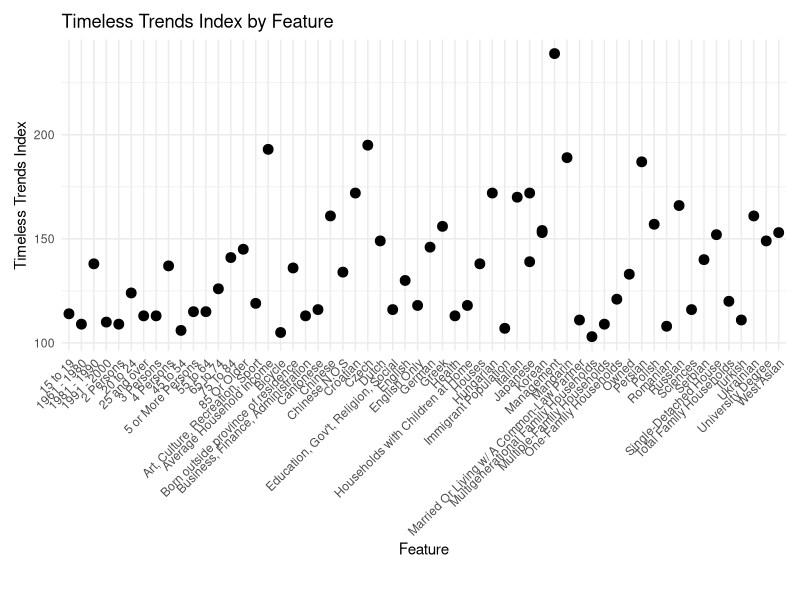
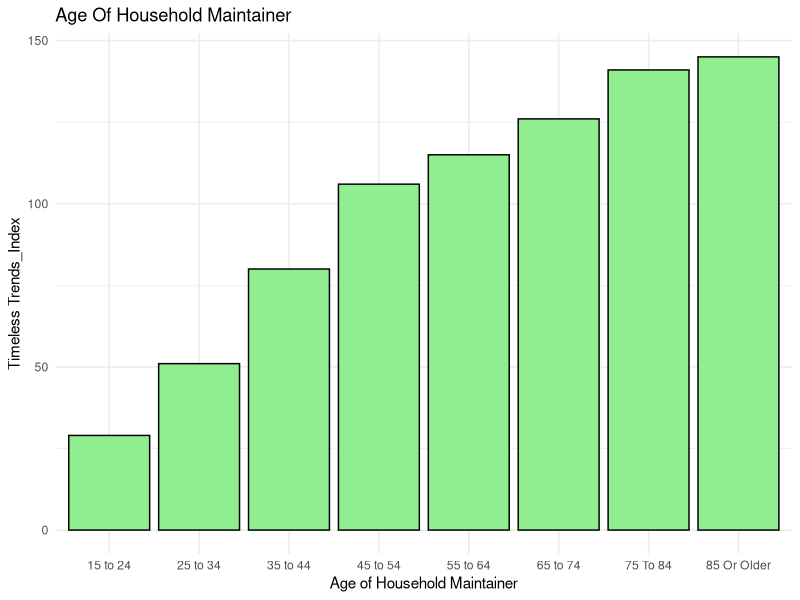
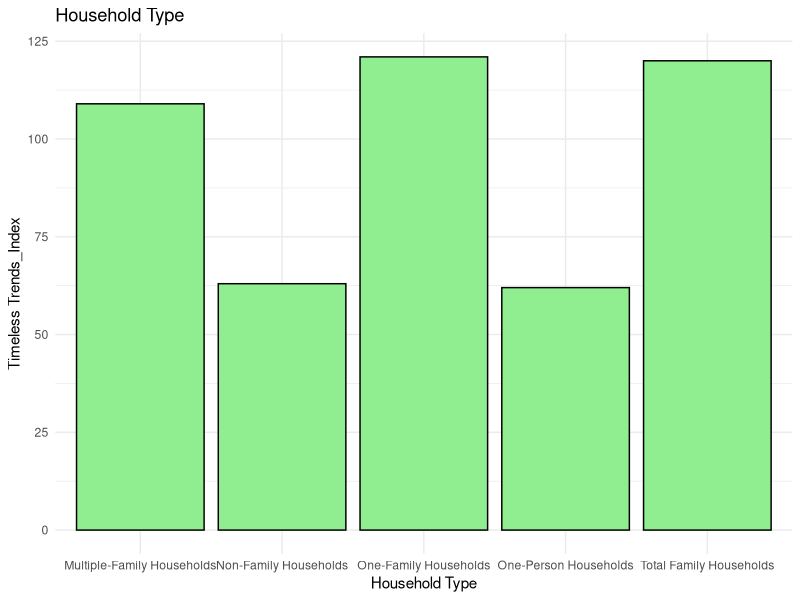
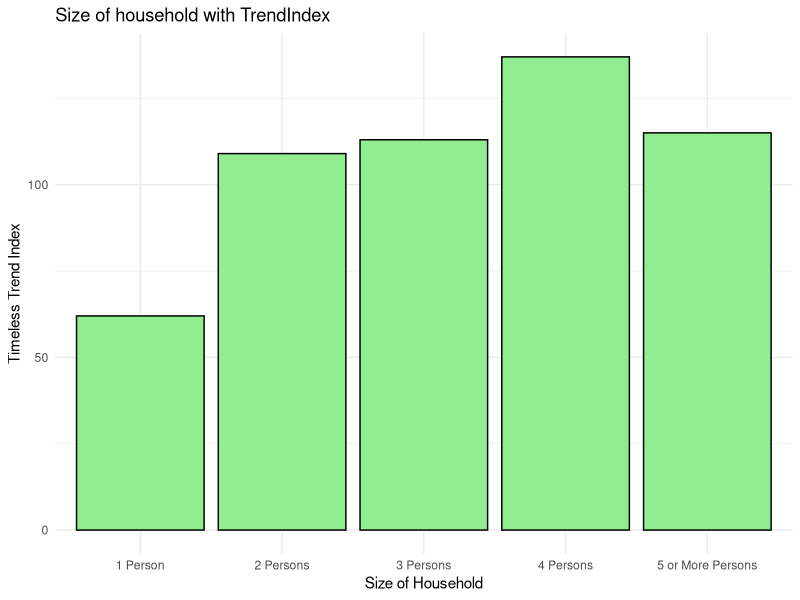
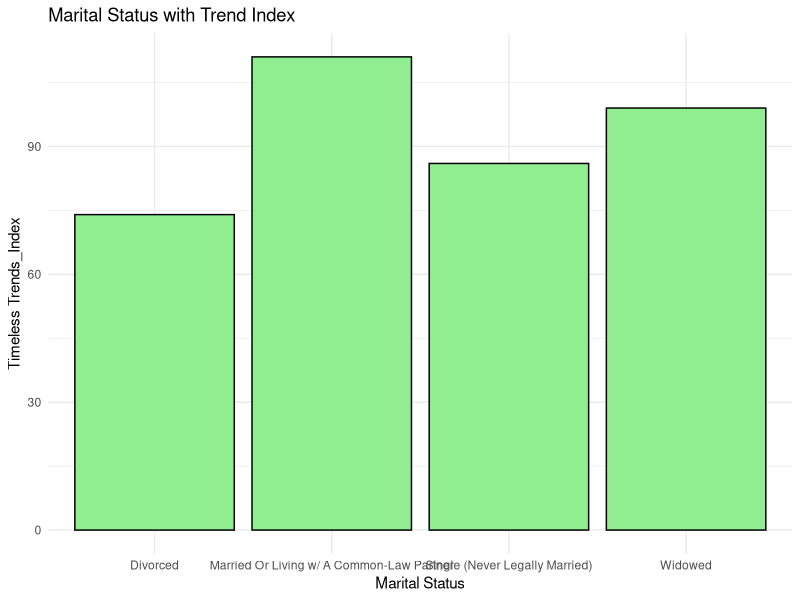
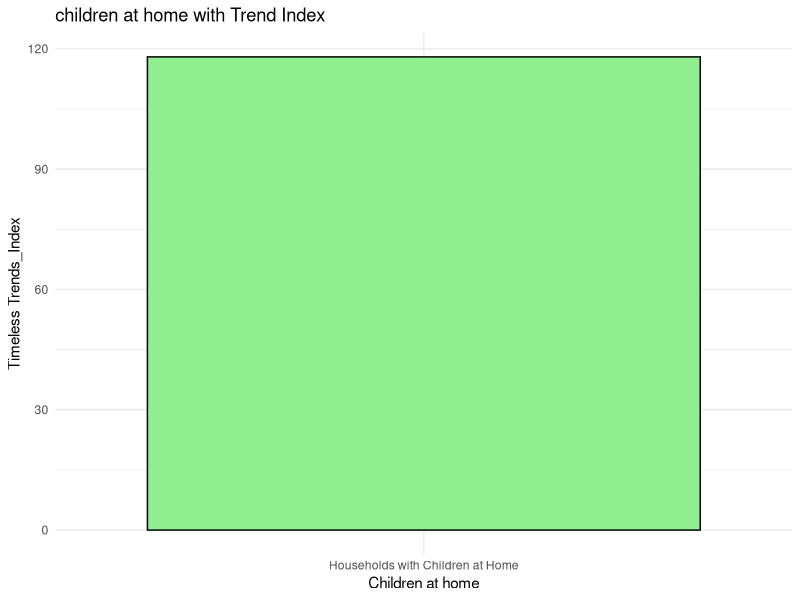
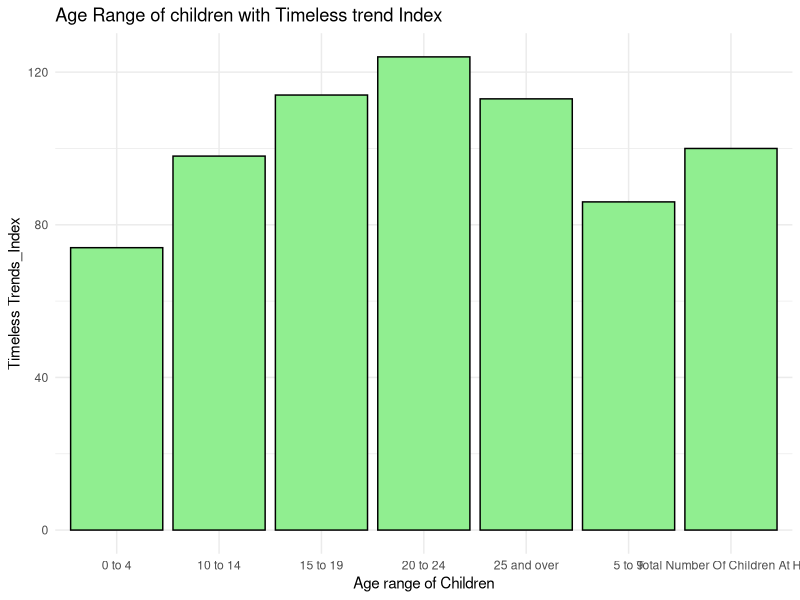
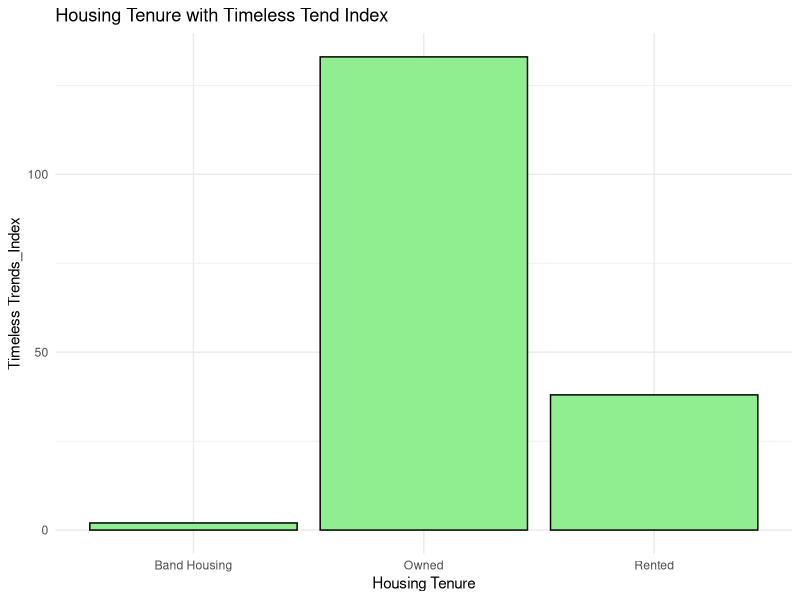

Source code (R) for these figures, in order:
## ---- chunk 1
knitr::opts_chunk$set(echo = TRUE)
## ---- chunk 2
library(readxl)
library(dplyr)
library(ggplot2)
#import the file
envronics<-read_excel("EnvironicsAnalytics_Supplementary_DemoStats - Target Group.xlsx",skip = 3)

## ---- chunk 3
# Counting the Timeless Index, where index is more than average
More_than_average_Timeless_Index_count<-sum(envronics$`Timeless Trends_Index`>100)
print(More_than_average_Timeless_Index_count)

#Getting the dataset with Timeless Index  is more than average and Plot that using ggplot
Timeless_Index_Higher_details<-envronics %>% 
                               select(Features,Timeless_Trends_Count,`Timeless Trends%`,`Timeless Trends% Pen`,`Timeless Trends_Index`) %>% 
                              filter(envronics$`Timeless Trends_Index`>100)
print(Timeless_Index_Higher_details)
## ---- chunk 4
ggplot(Timeless_Index_Higher_details, aes(x=Features,y=`Timeless Trends_Index`)) +
  geom_point(fill = "lightgreen", color = "black",size=3) +
  theme_minimal() +
  theme(
    axis.text.x = element_text(angle = 45, hjust = 1),
    plot.margin = margin(10, 10, 30, 10)
  ) +
  labs(
    title = "Timeless Trends Index by Feature",
    x = "Feature",
    y = "Timeless Trends Index")
## ---- chunk 5
#creating a dataset with Age of Household Maintainer
Age_of_household_maintainer<-filter(envronics, Features %in% c("15 to 24","25 to 34",
"35 to 44","45 to 54","55 to 64","65 to 74","75 To 84","85 Or Older"))

ggplot(Age_of_household_maintainer, aes(x=Features,y=`Timeless Trends_Index`)) +
  geom_col(fill = "lightgreen", color = "black") +
 labs(title = "Age Of Household Maintainer",
   x = "Age of Household Maintainer")+
   #    y = "Passenger Count") 
  theme_minimal()
#Getting the count of higher average index based on Age of household maintainer
More_than_average_age_Househld_maintainer=0
More_than_average_age_Househld_maintainer<-sum(Age_of_household_maintainer$`Timeless Trends_Index`>100)
print(More_than_average_age_Househld_maintainer)

## ---- chunk 6
#Creating a dataframe with house hold type
Household_Type<- filter(envronics,Features %in% c("Total Family Households","One-Family Households","Multigenerational Family Households
","Multiple-Family Households","Non-Family Households","One-Person Households","Two-Or-More-Person Households
"))
#Inference:-One family household is having high index
ggplot(Household_Type, aes(x=Features,y=`Timeless Trends_Index`)) +
  geom_col(fill = "lightgreen", color = "black") +
  labs(title = "Household Type",
       x = "Household Type")+
  #    y = "Passenger Count") 
  theme_minimal()
## ---- chunk 7
#Creating a dataset with Size of household
Size_of_household <- filter(envronics, Features %in% c("1 Person","2 Persons","3 Persons","4 Persons","5 or More Persons"))

#from the plot bellow we could infer like 4 person famiy having high index
ggplot(Size_of_household, aes(x=Features,y=`Timeless Trends_Index`)) +
  geom_col(fill = "lightgreen", color = "black") +
  labs(title = "Size of household with TrendIndex",
       x = "Size of Household",
      y = "Timeless Trend Index") +
  theme_minimal()
#Counting the higher timeless trend Index based on Size of Household
More_than_avrg_size_of_household<-sum(Size_of_household$`Timeless Trends_Index`>100)
print(More_than_avrg_size_of_household)
## ---- chunk 8
#Creating a dataset with Marital status
Marital_Status<-filter(envronics,Features %in% c("Married Or Living w/ A Common-Law Partner","Single (Never Legally Married)","Separated
","Divorced","Widowed"))
#from the graph bellow we could infer like Married or leaving with a common low partner has greater value of index
ggplot(Marital_Status, aes(x=Features,y=`Timeless Trends_Index`)) +
  geom_col(fill = "lightgreen", color = "black") +
  labs(title = "Marital Status with Trend Index",
     x = "Marital Status")+
  #    y = "Passenger Count") 
  theme_minimal()
#Counting the higher timeless trend Index based on Marital Status
More_than_average_Marital_Status<-sum(Marital_Status$`Timeless Trends_Index`>100)
print(More_than_average_Marital_Status)
## ---- chunk 9
#Inference from bellow plot is that, household with children at home is having more than average Timeless Index
Children_at_Home<-filter(envronics,Features %in% c("Households with Children at Home"))
ggplot(Children_at_Home, aes(x=Features,y=`Timeless Trends_Index`)) +
  geom_col(fill = "lightgreen", color = "black") +
  labs(title = "children at home with Trend Index",
       x = "Children at home")+
  #    y = "Passenger Count") 
  theme_minimal()
More_than_average_children_at_home<-sum(Children_at_Home$`Timeless Trends_Index`>100)
print(More_than_average_children_at_home)

## ---- chunk 10
#Created a Dataframe with age of children at home
Age_of_Children_at_Home<-filter(envronics,Features %in% c("Total Number Of Children At Home",
"0 to 4",
"5 to 9",
"10 to 14",
"15 to 19",
"20 to 24",
"25 and over"
))
#Inference from Plot
#20-24 age range is the children having highest Timeless Trend Index 
ggplot(Age_of_Children_at_Home, aes(x=Features,y=`Timeless Trends_Index`)) +
  geom_col(fill = "lightgreen", color = "black") +
  labs(title = "Age Range of children with Timeless trend Index",
   x = "Age range of Children")+
  #    y = "Passenger Count") 
  theme_minimal()
#count of Timeless trend index having more than average value is listed 
More_than_average_age_children_at_home<-sum(Age_of_Children_at_Home$`Timeless Trends_Index`>100)
print(More_than_average_age_children_at_home)
## ---- chunk 11
# creating a dataset with Housing Tenure details
Housing_Tenure<-filter(envronics,Features %in% c("Owned",
                                                 "Rented","Band Housing"))
#Inference from Plot
#We can see person who owned the house is having higher Timeless Trend Index
ggplot(Housing_Tenure, aes(x=Features,y=`Timeless Trends_Index`)) +
  geom_col(fill = "lightgreen", color = "black") +
  labs(title = "Housing Tenure with Timeless Tend Index",
     x = "Housing Tenure")+
  #    y = "Passenger Count") 
  theme_minimal()
#count of Timeless trend index having more than average value in this group is listed 
More_than_avg_housing_tenur<-sum(Housing_Tenure$`Timeless Trends_Index`>100)
print(More_than_avg_housing_tenur)
## ---- chunk 12
#Creating a dataset with Housing Type
Housing_Type<-filter(envronics, Features %in% c("Houses",
                                                "Single-Detached House",
                                                "Semi-Detached House",
                                                "Row House",
                                                "Apartments",
                                                "High-rise (5+ Floors)",
                                                "Low-rise (<5 Floors)",
                                                "Detached Duplex",
                                                "Other Dwelling Types"
))
#Ploting graph
#Person with single Detached house is having higher Timeless Trend index
ggplot(Housing_Type, aes(x=Features,y=`Timeless Trends_Index`)) +
  geom_col(fill = "lightgreen", color = "black") +
  labs(title = "Housing type with Timeless Trend Index", 
    x = "Housing Type") +
  #    y = "Passenger Count") 
  theme_minimal()
#count of Timeless trend index having more than average value in this group is listed 
More_than_avg_house_type<-sum(Housing_Type$`Timeless Trends_Index`>100)
print(More_than_avg_house_type)

## ---- chunk 13
#Creating a Dataset with Housing period of Construction details
Housing_Period_of_Construction<-filter(envronics,Features %in% c("Before 1961",
                                                                 "1961 - 1980",
                                                                 "1981 - 1990",
                                                                 "1991 - 2000",
                                                                 "2001 - 2005",
                                                                 "2006 - 2010",
                                                                 "2011 - 2015",
                                                                 "2016 - 2021",
                                                                 "After 2021"
))
# 1981-90 housing constructed people have higher Timeless trend index
ggplot(Housing_Period_of_Construction, aes(x=Features,y=`Timeless Trends_Index`)) +
  geom_col(fill = "lightgreen", color = "black") +
  labs(title = "Housing Period of Construction with Timeless trend Index",
  x = "Housing Period of Construction")+
  #    y = "Passenger Count") 
  theme_minimal()
#count of Timeless trend index having more than average value in this group is listed 
More_than_avg_housing_construction<-sum(Housing_Period_of_Construction>100)
print(More_than_avg_housing_construction)

## ---- chunk 14
#Created dataset with household Income
Household_Income<-filter(envronics,Features %in% c("Average Household Income"))
#Plot a graph
#Graph shows Timeless Trend Index is nearly equal to 200, which is so high
ggplot(Household_Income, aes(x=Features,y=`Timeless Trends_Index`)) +
  geom_col(fill = "lightgreen", color = "black") +
  labs(title = "Household Income with Timeless trends Index",
 x = "Household Income")+
  #    y = "Passenger Count") 
  theme_minimal()
#count of Timeless trend index having more than average value in this group is listed 
More_than_average_household_income<-sum(Household_Income$`Timeless Trends_Index`>100)
print(More_than_average_household_income)
## ---- chunk 15
#Created a dataset with education details 
Education<-filter(envronics,Features %in% c("No Certificate, Diploma Or Degree",
                                            "High School Certificate Or Equivalent",
                                            "Apprenticeship Or Trades Cert/Dipl",
                                            "College/CEGEP/Non-University Cert/Dipl",
                                            "University Cert/Dipl Below Bachelor",
                                            "University Degree"
))
#After ploting we could see like a person ith University degree is having highest Timeless Trend Index
ggplot(Education, aes(x=Features,y=`Timeless Trends_Index`)) +
  geom_col(fill = "lightgreen", color = "black") +
  labs(title = "Education with Timeless trend Index",
  x = Education)+
  #    y = "Passenger Count") 
  theme_minimal()+
  theme(axis.text.x = element_text(angle = 45, hjust = 1))

#count of Timeless trend index having more than average value in this group is listed 
More_Than_average_Education<-sum(Education$`Timeless Trends_Index`>100)
print(More_Than_average_Education)
## ---- chunk 16
#Created a dataset with Labour force details 
Labour_Force<-filter(envronics,Features %in% c("In The Labour Force (15+)"))
More_than_avg_Labour_Force<-sum(Labour_Force$`Timeless Trends_Index`>100)
print(More_than_avg_Labour_Force)


#Created a dataset with Labour force details
Labour_Force_by_Occupation<-filter(envronics,Features %in% c("Management",
                                                             "Business, Finance, Administration",
                                                             "Sciences",
                                                             "Health",
                                                             "Education, Gov't, Religion, Social",
                                                             "Art, Culture, Recreation, Sport",
                                                             "Sales and Service",
                                                             "Trades, Transport, Operators",
                                                             "Natural Resources and Agriculture",
                                                             "Manufacturing and Utilities"
))
#From plot we can see like Management people is having higher Timeless trend Index
ggplot(Labour_Force_by_Occupation, aes(x=Features,y=`Timeless Trends_Index`)) +
  geom_col(fill = "lightgreen", color = "black") +
  labs(title = "Labor Force By Occupation with Timeless trend index",
   x = "Labour Force by Occupation")+
  #    y = "Passenger Count") 
  theme_minimal()+
  theme(axis.text.x = element_text(angle = 45, hjust = 1))

#count of Timeless trend index having more than average value in this group is listed 
More_than_average_lbr_frce_occpn<-sum(Labour_Force_by_Occupation>100)
print(More_than_average_lbr_frce_occpn)

## ---- chunk 17
#Created a dataset based on ways of travel
Commuting<-filter(envronics,Features %in% c("Car (As Driver)",
                                            "Car (As Passenger)",
                                            "Public Transit",
                                            "Walk",
                                            "Bicycle"
))
#From plot Person who is traveling with bicycle is showing higher Timeless Trend index
ggplot(Commuting, aes(x=Features,y=`Timeless Trends_Index`)) +
  geom_col(fill = "lightgreen", color = "black") +
  labs(title = "Commuting with tieless trend Index",
      x = "Commuting")+
  #    y = "Passenger Count") 
  theme_minimal()
#count of Timeless trend index having more than average value in this group is listed 
More_than_avg_commuting<-sum(Commuting$`Timeless Trends_Index`>100)
print(More_than_avg_commuting)

## ---- chunk 18
#Created a dataset with Indigenious Identity details
Indigenous_Identity<-filter(envronics,Features %in% c("Indigenous Identity"))
#Timeless trend index is less even bellow 50
ggplot(Indigenous_Identity, aes(x=Features,y=`Timeless Trends_Index`)) +
  geom_col(fill = "lightgreen", color = "black") +
  labs(title = "Indeginious Identity with Timeless trend Index",
   x = "Indegenious Identity")+
  #    y = "Passenger Count") 
  theme_minimal()
#count of Timeless trend index having more than average value in this group is listed 
More_than_avg_Indigenious<-sum(Indigenous_Identity$`Timeless Trends_Index`>100)
print(More_than_avg_Indigenious)
## ---- chunk 19
#Created a dataset with Knowledge of Official Language
Knowledge_of_Official_Language<-filter(envronics,Features %in% c("English Only",
                                                                 "French Only",
                                                                 "English And French",
                                                                 "Neither English Nor French"
))
#From plot we can see like person having English only having high index
ggplot(Knowledge_of_Official_Language, aes(x=Features,y=`Timeless Trends_Index`)) +
  geom_col(fill = "lightgreen", color = "black") +
  labs(title = "Knowledge of Official language with Timeless trend Index",
      x = "Knowledge of Official Language")+
  #    y = "Passenger Count") 
  theme_minimal()
#count of Timeless trend index having more than average value in this group is listed 
More_than_avg_Knowlege_of_official_Language<-sum(Knowledge_of_Official_Language>100)
print(More_than_avg_Knowlege_of_official_Language)

## ---- chunk 20
#Created a dataset with Immigration status details
Immigration_Status<-filter(envronics,Features %in% c("Non-Immigrant Population",
                                                     "Born in province of residence",
                                                     "Born outside province of residence",
                                                     "Immigrant Population"
))
# from plot we can see Born outside province of residence is having higher Timeless Trend Index.
ggplot(Immigration_Status, aes(x=Features,y=`Timeless Trends_Index`)) +
  geom_col(fill = "lightgreen", color = "black") +
  labs(title = "Immigration status with Timeless Trend Index",
       x = "Immigration Status")+
  #    y = "Passenger Count") 
  theme_minimal()
#count of Timeless trend index having more than average value in this group is listed 
More_than_avg_Immigration_status<- sum(Immigration_Status$`Timeless Trends_Index`)
print(More_than_avg_Immigration_status)
## ---- chunk 21
#Created a dataset with Visible minority status
Visible_Minority_Status<-filter(envronics,Features %in% c("Total Visible Minorities",
                                                          "Chinese",
                                                          "South Asian",
                                                          "Black",
                                                          "Filipino",
                                                          "Latin American",
                                                          "Southeast Asian",
                                                          "Arab",
                                                          "West Asian",
                                                          "Korean",
                                                          "Japanese"
))
#Japenese and Korean is having highest Timeless Trend Index as based on plot
ggplot(Visible_Minority_Status, aes(x=Features,y=`Timeless Trends_Index`)) +
  geom_col(fill = "lightgreen", color = "black") +
  labs(title = "Visible Minority status with timeless trend index",
       x = "Visible Minority Status")+
  #    y = "Passenger Count") 
  theme_minimal()
#count of Timeless trend index having more than average value in this group is listed 
More_than_avg_visible_minority<-sum(Visible_Minority_Status>100)
print(More_than_avg_visible_minority)
## ---- chunk 22
#Created a graph based on mother tounge
Mother_Tongue<-filter(envronics,Features %in% c("English",
                                                "French",
                                                "Total Non-Official",
                                                "Italian",
                                                "German",
                                                "Punjabi",
                                                "Cantonese",
                                                "Spanish",
                                                "Arabic",
                                                "Tagalog",
                                                "Portuguese",
                                                "Polish",
                                                "Mandarin",
                                                "Chinese N.O.S",
                                                "Urdu",
                                                "Vietnamese",
                                                "Ukrainian",
                                                "Persian",
                                                "Russian",
                                                "Dutch",
                                                "Korean",
                                                "Greek",
                                                "Tamil",
                                                "Gujarati",
                                                "Romanian",
                                                "Hindi",
                                                "Hungarian",
                                                "Croatian",
                                                "Creoles",
                                                "Serbian",
                                                "Bengali",
                                                "Japanese",
                                                "Turkish",
                                                "Czech",
                                                "Somali",
                                                "Indigenous Languages",
                                               "Multiple Non-Official Languages"
))
#Based on the plot Japenese and Korean speaking people have highest Timeless Trend Index 
ggplot(Mother_Tongue, aes(x=Features,y=`Timeless Trends_Index`)) +
  geom_col(fill = "lightgreen", color = "black") +
  labs(title = "Mother tounge v/s Timeless trend Index",
      x = "Mother Tongue")+
  #    y = "Passenger Count") 
  theme_minimal()+
  theme(axis.text.x = element_text(angle = 45, hjust = 1))
#count of Timeless trend index having more than average value in this group is listed 
More_than_avg_Mother_Tongue<-sum(Mother_Tongue$`Timeless Trends_Index`>100)
print(More_than_avg_Mother_Tongue)
## ---- chunk 23
#Select and clean clustering data
clustering_data1 <- envronics %>%
  select(Features,Timeless_Trends_Count,`Timeless Trends%`,`Timeless Trends% Pen`,`Timeless Trends_Index`)

#Remove rows with NA/NaN/Inf
clustering_data1 <- clustering_data1[complete.cases(clustering_data1), ]
clustering_data1 <- clustering_data1[!apply(clustering_data1, 1, function(row) any(is.nan(row) | is.infinite(row))), ]

#Extract numeric part and convert types
numeric_data <- clustering_data1 %>%
  select(-Features) %>%
  mutate_all(~as.numeric(as.character(.)))  # In case some are factors
anyNA(numeric_data)                     # Checks for NA
any(is.nan(as.matrix(numeric_data)))   # Checks for NaN
any(is.infinite(as.matrix(numeric_data)))
numeric_data_clean <- numeric_data[complete.cases(numeric_data), ]


#KMeans clustering
kmeans.result <- kmeans(numeric_data_clean, centers = 3)

combined<-cbind(clustering_data1$Features,kmeans.result$cluster)
combineddf<-as.data.frame(combined)
#View(combineddf)
knitr::kable(combineddf, caption = "Features and Corresponding Cluster")


#Combine everything cleanly
clustering_result <- clustering_data1
#clustering_result$Cluster <- as.factor(kmeans.result$cluster)

plot(numeric_data$Timeless_Trends_Count, numeric_data$`Timeless Trends%`,
     col = kmeans.result$cluster,
     pch = 19, cex = 1.5,
     xlab = "Timeless Trends Count",
     ylab = "Timeless Trends%",
     main = "K-means Clustering (k = 3)",
     ylim= c(0,150))

#Adding labels
text(numeric_data$Timeless_Trends_Count, numeric_data$`Timeless Trends%`,
     labels = clustering_data1$Features, pos = 3, cex = 0.7)

plot(numeric_data$Timeless_Trends_Count, numeric_data$`Timeless Trends_Index`,
     col = kmeans.result$cluster,
     pch = 19, cex = 2,
     xlab = "Timeless Trends Count",
     ylab = "Timeless Trends%",
     main = "K-means Clustering (k = 3)",
     ylim= c(0,300))

#Adding labels
text(numeric_data$Timeless_Trends_Count, numeric_data$`Timeless Trends_Index`,
     labels = clustering_data1$Features, pos = 3, cex = 0.7)


